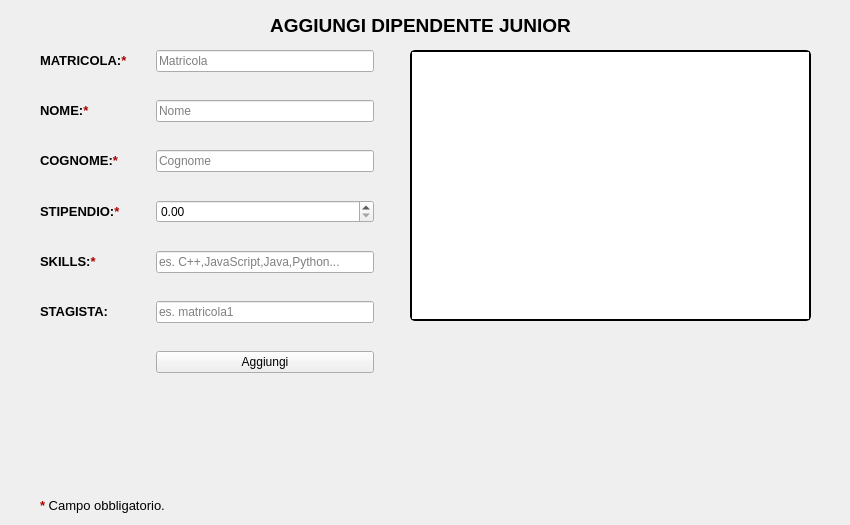
    <widget class="QWidget" name="PageDipendenteJunior">
     <widget class="QWidget" name="layoutWidget_2">
      <property name="geometry">
       <rect>
        <x>40</x>
        <y>50</y>
        <width>341</width>
        <height>451</height>
       </rect>
      </property>
      <layout class="QFormLayout" name="formLayout_2">
       <property name="sizeConstraint">
        <enum>QLayout::SetDefaultConstraint</enum>
       </property>
       <property name="fieldGrowthPolicy">
        <enum>QFormLayout::AllNonFixedFieldsGrow</enum>
       </property>
       <property name="rowWrapPolicy">
        <enum>QFormLayout::WrapLongRows</enum>
       </property>
       <property name="horizontalSpacing">
        <number>28</number>
       </property>
       <property name="verticalSpacing">
        <number>28</number>
       </property>
       <property name="topMargin">
        <number>0</number>
       </property>
       <property name="rightMargin">
        <number>7</number>
       </property>
       <item row="0" column="0">
        <widget class="QLabel" name="label_12">
         <property name="text">
          <string>&lt;html&gt;&lt;head/&gt;&lt;body&gt;&lt;p&gt;&lt;span style=&quot; font-size:10pt; font-weight:600;&quot;&gt;MATRICOLA:&lt;/span&gt;&lt;span style=&quot; font-size:10pt; font-weight:600; color:#aa0000;&quot;&gt;*&lt;/span&gt;&lt;/p&gt;&lt;/body&gt;&lt;/html&gt;</string>
         </property>
        </widget>
       </item>
       <item row="0" column="1">
        <widget class="QLineEdit" name="InputMatricola_Junior">
         <property name="toolTip">
          <string>Inserisci matricola</string>
         </property>
         <property name="placeholderText">
          <string>Matricola</string>
         </property>
        </widget>
       </item>
       <item row="1" column="0">
        <widget class="QLabel" name="label_13">
         <property name="text">
          <string>&lt;html&gt;&lt;head/&gt;&lt;body&gt;&lt;p&gt;&lt;span style=&quot; font-size:10pt; font-weight:600;&quot;&gt;NOME:&lt;/span&gt;&lt;span style=&quot; font-size:10pt; font-weight:600; color:#aa0000;&quot;&gt;*&lt;/span&gt;&lt;/p&gt;&lt;/body&gt;&lt;/html&gt;</string>
         </property>
        </widget>
       </item>
       <item row="1" column="1">
        <widget class="QLineEdit" name="InputNome_Junior">
         <property name="toolTip">
          <string>Inesrisci nome</string>
         </property>
         <property name="placeholderText">
          <string>Nome</string>
         </property>
        </widget>
       </item>
       <item row="2" column="0">
        <widget class="QLabel" name="label_14">
         <property name="text">
          <string>&lt;html&gt;&lt;head/&gt;&lt;body&gt;&lt;p&gt;&lt;span style=&quot; font-size:10pt; font-weight:600;&quot;&gt;COGNOME:&lt;/span&gt;&lt;span style=&quot; font-size:10pt; font-weight:600; color:#aa0000;&quot;&gt;*&lt;/span&gt;&lt;/p&gt;&lt;/body&gt;&lt;/html&gt;</string>
         </property>
        </widget>
       </item>
       <item row="2" column="1">
        <widget class="QLineEdit" name="InputCognome_Junior">
         <property name="toolTip">
          <string>Inserisci cognome</string>
         </property>
         <property name="placeholderText">
          <string>Cognome</string>
         </property>
        </widget>
       </item>
       <item row="3" column="0">
        <widget class="QLabel" name="label_15">
         <property name="text">
          <string>&lt;html&gt;&lt;head/&gt;&lt;body&gt;&lt;p&gt;&lt;span style=&quot; font-size:10pt; font-weight:600;&quot;&gt;STIPENDIO:&lt;/span&gt;&lt;span style=&quot; font-size:10pt; font-weight:600; color:#aa0000;&quot;&gt;*&lt;/span&gt;&lt;/p&gt;&lt;/body&gt;&lt;/html&gt;</string>
         </property>
        </widget>
       </item>
       <item row="3" column="1">
        <widget class="QDoubleSpinBox" name="InputStipendio_Junior">
         <property name="toolTip">
          <string>Inserisci stipendio</string>
         </property>
         <property name="maximum">
          <double>10000.000000000000000</double>
         </property>
         <property name="singleStep">
          <double>100.000000000000000</double>
         </property>
        </widget>
       </item>
       <item row="4" column="0">
        <widget class="QLabel" name="label_16">
         <property name="text">
          <string>&lt;html&gt;&lt;head/&gt;&lt;body&gt;&lt;p&gt;&lt;span style=&quot; font-size:10pt; font-weight:600;&quot;&gt;SKILLS:&lt;/span&gt;&lt;span style=&quot; font-size:10pt; font-weight:600; color:#aa0000;&quot;&gt;*&lt;/span&gt;&lt;/p&gt;&lt;/body&gt;&lt;/html&gt;</string>
         </property>
        </widget>
       </item>
       <item row="4" column="1">
        <widget class="QLineEdit" name="InputSkills_Junior">
         <property name="toolTip">
          <string>Inserisci le skill</string>
         </property>
         <property name="placeholderText">
          <string>es. C++,JavaScript,Java,Python...</string>
         </property>
        </widget>
       </item>
       <item row="5" column="0">
        <widget class="QLabel" name="label_17">
         <property name="text">
          <string>&lt;html&gt;&lt;head/&gt;&lt;body&gt;&lt;p&gt;&lt;span style=&quot; font-size:10pt; font-weight:600;&quot;&gt;STAGISTA:&lt;/span&gt;&lt;/p&gt;&lt;/body&gt;&lt;/html&gt;</string>
         </property>
        </widget>
       </item>
       <item row="5" column="1">
        <widget class="QLineEdit" name="InputStagista_Junior">
         <property name="toolTip">
          <string>Inserisci nome stagista</string>
         </property>
         <property name="placeholderText">
          <string>es. matricola1</string>
         </property>
        </widget>
       </item>
       <item row="6" column="1">
        <widget class="QPushButton" name="AddDipendenteJunior_btn">
         <property name="text">
          <string>Aggiungi</string>
         </property>
        </widget>
       </item>
      </layout>
     </widget>
     <widget class="QLabel" name="label_18">
      <property name="geometry">
       <rect>
        <x>0</x>
        <y>10</y>
        <width>841</width>
        <height>31</height>
       </rect>
      </property>
      <property name="text">
       <string>&lt;html&gt;&lt;head/&gt;&lt;body&gt;&lt;p align=&quot;center&quot;&gt;&lt;span style=&quot; font-size:14pt; font-weight:600;&quot;&gt;AGGIUNGI DIPENDENTE JUNIOR&lt;/span&gt;&lt;/p&gt;&lt;/body&gt;&lt;/html&gt;</string>
      </property>
     </widget>
     <widget class="QListWidget" name="OnlyJuniorListWidget">
      <property name="geometry">
       <rect>
        <x>410</x>
        <y>50</y>
        <width>401</width>
        <height>271</height>
       </rect>
      </property>
      <property name="toolTip">
       <string>FInestra dipendenti junior</string>
      </property>
      <property name="styleSheet">
       <string notr="true">border: 2px solid black;
border-radius: 5%;</string>
      </property>
     </widget>
     <widget class="QLabel" name="label_19">
      <property name="geometry">
       <rect>
        <x>40</x>
        <y>495</y>
        <width>291</width>
        <height>21</height>
       </rect>
      </property>
      <property name="text">
       <string>&lt;html&gt;&lt;head/&gt;&lt;body&gt;&lt;p&gt;&lt;span style=&quot; font-size:10pt; font-weight:600; color:#aa0000;&quot;&gt;* &lt;/span&gt;&lt;span style=&quot; font-size:10pt; color:#000000;&quot;&gt;Campo obbligatorio.&lt;/span&gt;&lt;/p&gt;&lt;/body&gt;&lt;/html&gt;</string>
      </property>
     </widget>
    </widget>
